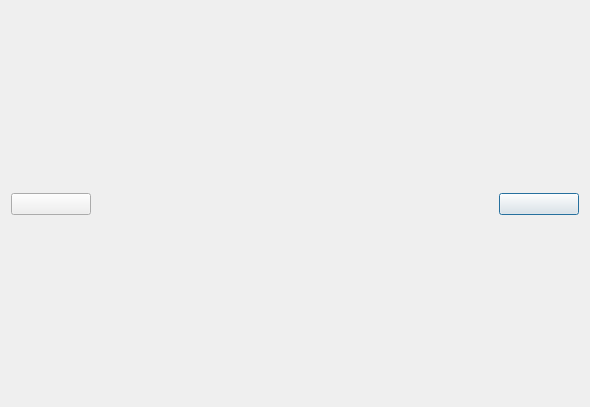
<?xml version="1.0" encoding="UTF-8"?>
<ui version="4.0">
 <class>PicShow</class>
 <widget class="QDialog" name="PicShow">
  <property name="geometry">
   <rect>
    <x>0</x>
    <y>0</y>
    <width>590</width>
    <height>407</height>
   </rect>
  </property>
  <property name="windowTitle">
   <string>Dialog</string>
  </property>
  <layout class="QHBoxLayout" name="horizontalLayout">
   <item>
    <layout class="QGridLayout" name="gridLayout">
     <item row="1" column="4">
      <widget class="QWidget" name="widget_2" native="true">
       <property name="minimumSize">
        <size>
         <width>80</width>
         <height>0</height>
        </size>
       </property>
       <property name="maximumSize">
        <size>
         <width>80</width>
         <height>16777215</height>
        </size>
       </property>
       <layout class="QVBoxLayout" name="verticalLayout_2">
        <property name="leftMargin">
         <number>0</number>
        </property>
        <property name="topMargin">
         <number>0</number>
        </property>
        <property name="rightMargin">
         <number>0</number>
        </property>
        <property name="bottomMargin">
         <number>0</number>
        </property>
        <item>
         <widget class="PicButton" name="nextBtn">
          <property name="text">
           <string/>
          </property>
         </widget>
        </item>
       </layout>
      </widget>
     </item>
     <item row="1" column="1">
      <spacer name="horizontalSpacer">
       <property name="orientation">
        <enum>Qt::Orientation::Horizontal</enum>
       </property>
       <property name="sizeHint" stdset="0">
        <size>
         <width>40</width>
         <height>20</height>
        </size>
       </property>
      </spacer>
     </item>
     <item row="1" column="0">
      <widget class="QWidget" name="widget" native="true">
       <property name="minimumSize">
        <size>
         <width>80</width>
         <height>0</height>
        </size>
       </property>
       <property name="maximumSize">
        <size>
         <width>80</width>
         <height>16777215</height>
        </size>
       </property>
       <layout class="QVBoxLayout" name="verticalLayout">
        <property name="leftMargin">
         <number>0</number>
        </property>
        <property name="topMargin">
         <number>0</number>
        </property>
        <property name="rightMargin">
         <number>0</number>
        </property>
        <property name="bottomMargin">
         <number>0</number>
        </property>
        <item>
         <widget class="PicButton" name="previousBtn">
          <property name="text">
           <string/>
          </property>
         </widget>
        </item>
       </layout>
      </widget>
     </item>
     <item row="1" column="2">
      <widget class="QLabel" name="label">
       <property name="text">
        <string/>
       </property>
      </widget>
     </item>
     <item row="1" column="3">
      <spacer name="horizontalSpacer_2">
       <property name="orientation">
        <enum>Qt::Orientation::Horizontal</enum>
       </property>
       <property name="sizeHint" stdset="0">
        <size>
         <width>40</width>
         <height>20</height>
        </size>
       </property>
      </spacer>
     </item>
     <item row="0" column="2">
      <spacer name="verticalSpacer">
       <property name="orientation">
        <enum>Qt::Orientation::Vertical</enum>
       </property>
       <property name="sizeHint" stdset="0">
        <size>
         <width>20</width>
         <height>40</height>
        </size>
       </property>
      </spacer>
     </item>
     <item row="2" column="2">
      <spacer name="verticalSpacer_2">
       <property name="orientation">
        <enum>Qt::Orientation::Vertical</enum>
       </property>
       <property name="sizeHint" stdset="0">
        <size>
         <width>20</width>
         <height>40</height>
        </size>
       </property>
      </spacer>
     </item>
    </layout>
   </item>
  </layout>
 </widget>
 <customwidgets>
  <customwidget>
   <class>PicButton</class>
   <extends>QPushButton</extends>
   <header location="global">picbutton.h</header>
  </customwidget>
 </customwidgets>
 <resources/>
 <connections/>
</ui>
